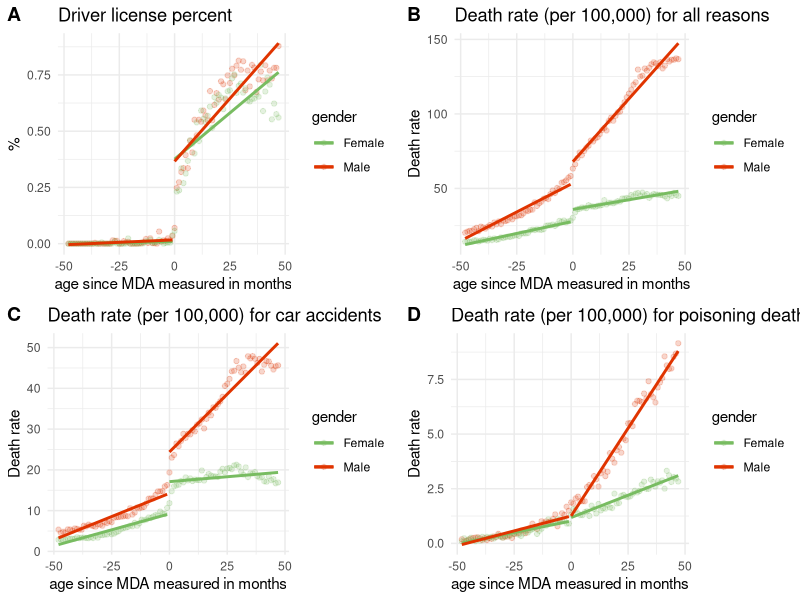
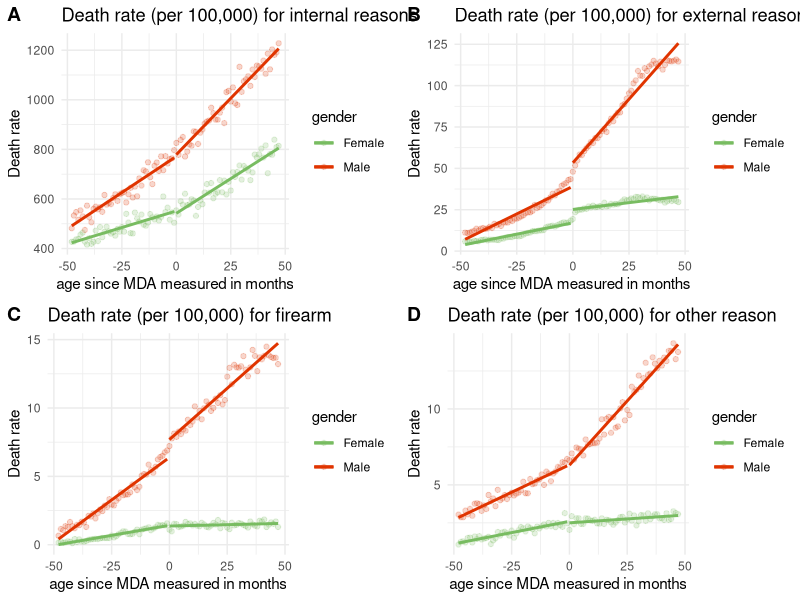
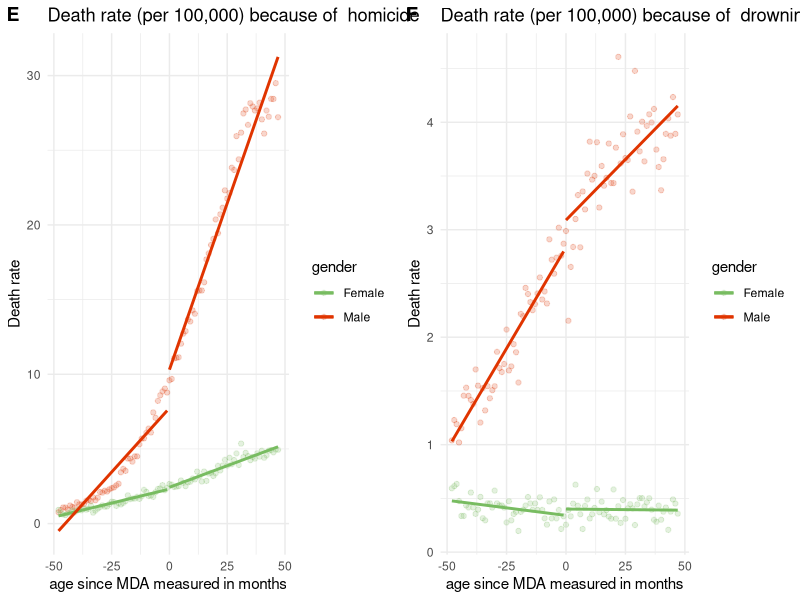

Here is the R script that generated these plots, in order:
## ---- chunk 1
knitr::opts_chunk$set(echo = FALSE, eval = TRUE, warning = FALSE, message = FALSE )
library(tidyverse)
library(haven)
library(knitr)
library(ggpubr)
library(lmtest)
## ---- chunk 2

# Drivers' health

health_male <- read_dta("addhealth_male.dta") %>% 
  mutate(gender = 'Male')
health_female <- read_dta("addhealth_female.dta")%>% 
  mutate(gender = 'Female')

health <- dplyr::bind_rows(health_male, health_female)

p1 <- health %>% 
  ggplot(aes(x = agemo_mda,
             y = DriverLicense, color = gender, fill = gender)) +
  geom_point(alpha = 0.2) +
  geom_smooth(data = health %>% filter(agemo_mda < 0), 
              method='lm', se = FALSE) +
  geom_smooth(data = health %>% filter(agemo_mda >= 0), 
              method='lm', se = FALSE) +
  scale_fill_manual(values = c("#78BC61", "#E03400")) +
  scale_color_manual(values = c("#78BC61", "#E03400")) +
  theme_minimal() + labs(x = 'age since MDA measured in months',
                         y = '%',
                         title = 'Driver license percent')


# Drivers' mortality
mortality_male <- read_dta("mortality_male.dta") %>% 
  mutate(gender = 'Male')
mortality_female <- read_dta("mortality_female.dta")%>% 
  mutate(gender = 'Female')

mortality <- dplyr::bind_rows(mortality_male, mortality_female) %>% 
  mutate(y_any = (100000*cod_any) / (pop/12),
         y_MVA = (100000*cod_MVA) / (pop/12),
         y_suicide = (100000*cod_sa_poisoning) / (pop/12))


p2 <- mortality %>% 
  ggplot(aes(x = agemo_mda,
             y = y_any, color = gender, fill = gender)) +
  geom_point(alpha = 0.2) +
  geom_smooth(data = mortality %>% filter(agemo_mda < 0), 
              method='lm',se = FALSE) +
  geom_smooth(data = mortality %>% filter(agemo_mda >= 0), 
              method='lm',se = FALSE) +
  scale_fill_manual(values = c("#78BC61", "#E03400")) +
  scale_color_manual(values = c("#78BC61", "#E03400")) +
  theme_minimal() + labs(x = 'age since MDA measured in months',
                         y = 'Death rate', title  = 'Death rate (per 100,000) for all reasons')

p3 <- mortality %>% 
  ggplot(aes(x = agemo_mda,
             y = y_MVA, color = gender, fill = gender)) +
  geom_point(alpha = 0.2) +
  geom_smooth(data = mortality %>% filter(agemo_mda < 0), 
              method='lm',se = FALSE) +
  geom_smooth(data = mortality %>% filter(agemo_mda >= 0), 
              method='lm',se = FALSE) +
  scale_fill_manual(values = c("#78BC61", "#E03400")) +
  scale_color_manual(values = c("#78BC61", "#E03400")) +
  theme_minimal() + labs(x = 'age since MDA measured in months',
                         y = 'Death rate', title = 'Death rate (per 100,000) for car accidents')

p4 <- mortality %>% 
  ggplot(aes(x = agemo_mda,
             y = y_suicide, color = gender, fill = gender)) +
  geom_point(alpha = 0.2) +
  geom_smooth(data = mortality %>% filter(agemo_mda < 0), 
              method='lm',se = FALSE) +
  geom_smooth(data = mortality %>% filter(agemo_mda >= 0), 
              method='lm',se = FALSE) +
  scale_fill_manual(values = c("#78BC61", "#E03400")) +
  scale_color_manual(values = c("#78BC61", "#E03400")) +
  theme_minimal() + labs(x = 'age since MDA measured in months',
                         y = 'Death rate',
                         title = 'Death rate (per 100,000) for poisoning death')

# Combine them together

ggarrange(p1, p2, p3, p4,
                    labels = c("A", "B", "C", "D"),
                    ncol = 2, nrow = 2)


## ---- chunk 3
mortality <- 
  mortality %>% 
  mutate(cutoff = if_else(agemo_mda < 0, '0', '1'),
         D = if_else(agemo_mda == 0, '1', '0')) 

fit.mortality <- lm(y_MVA ~ agemo_mda + cutoff + agemo_mda*cutoff + 
                      D + gender,
                    data = mortality)

summary(fit.mortality)$coefficients %>% 
  kable(caption = "Regression Discontinuity Model Summary", 
        digits = 4)
## ---- chunk 4
fit.poisoning <- lm(y_suicide ~ agemo_mda + gender,
                    data = mortality)

summary(fit.poisoning)$coefficients %>% 
  kable(caption = "Regression without Discontinuity Model Summary", 
        digits = 4)
## ---- chunk 5

fit.mortality.r <- lm(y_MVA ~ agemo_mda + gender,
                    data = mortality)

## ---- chunk 6

fit.mortality.rr <- lm(y_MVA ~ agemo_mda + cutoff + 
                         agemo_mda*cutoff + D,
                    data = mortality)

## ---- chunk 7



mortality <- mortality %>% 
  mutate(y_internal = (100000*cod_internal) / (pop/12),
         y_external = (100000*cod_external) / (pop/12),
         y_firearm = (100000*cod_sa_firearms) / (pop/12),
          y_other = (100000*cod_sa_other) / (pop/12))


pp1 <- mortality %>% 
  ggplot(aes(x = agemo_mda,
             y = cod_internal, color = gender, fill = gender)) +
  geom_point(alpha = 0.2) +
  geom_smooth(data = mortality %>% filter(agemo_mda < 0), 
              method='lm',se = FALSE) +
  geom_smooth(data = mortality %>% filter(agemo_mda >= 0), 
              method='lm',se = FALSE) +
  scale_fill_manual(values = c("#78BC61", "#E03400")) +
  scale_color_manual(values = c("#78BC61", "#E03400")) +
  theme_minimal() + labs(x = 'age since MDA measured in months',
                         y = 'Death rate', title  = 'Death rate (per 100,000) for internal reasons')

pp2 <- mortality %>% 
  ggplot(aes(x = agemo_mda,
             y = y_external, color = gender, fill = gender)) +
  geom_point(alpha = 0.2) +
  geom_smooth(data = mortality %>% filter(agemo_mda < 0), 
              method='lm',se = FALSE) +
  geom_smooth(data = mortality %>% filter(agemo_mda >= 0), 
              method='lm',se = FALSE) +
  scale_fill_manual(values = c("#78BC61", "#E03400")) +
  scale_color_manual(values = c("#78BC61", "#E03400")) +
  theme_minimal() + labs(x = 'age since MDA measured in months',
                         y = 'Death rate', title = 'Death rate (per 100,000) for external reasons')

pp3 <- mortality %>% 
  ggplot(aes(x = agemo_mda,
             y = y_firearm, color = gender, fill = gender)) +
  geom_point(alpha = 0.2) +
  geom_smooth(data = mortality %>% filter(agemo_mda < 0), 
              method='lm',se = FALSE) +
  geom_smooth(data = mortality %>% filter(agemo_mda >= 0), 
              method='lm',se = FALSE) +
  scale_fill_manual(values = c("#78BC61", "#E03400")) +
  scale_color_manual(values = c("#78BC61", "#E03400")) +
  theme_minimal() + labs(x = 'age since MDA measured in months',
                         y = 'Death rate',
                         title = 'Death rate (per 100,000) for firearm')

pp4 <- mortality %>% 
  ggplot(aes(x = agemo_mda,
             y = y_other, color = gender, fill = gender)) +
  geom_point(alpha = 0.2) +
  geom_smooth(data = mortality %>% filter(agemo_mda < 0), 
              method='lm',se = FALSE) +
  geom_smooth(data = mortality %>% filter(agemo_mda >= 0), 
              method='lm',se = FALSE) +
  scale_fill_manual(values = c("#78BC61", "#E03400")) +
  scale_color_manual(values = c("#78BC61", "#E03400")) +
  theme_minimal() + labs(x = 'age since MDA measured in months',
                         y = 'Death rate',
                         title = 'Death rate (per 100,000) for other reason')

# Combine them together

ggarrange(pp1, pp2, pp3, pp4,
                    labels = c("A", "B", "C", "D"),
                    ncol = 2, nrow = 2)
## ---- chunk 8
mortality <- mortality %>% 
  mutate(y_homicide = (100000*cod_homicide) / (pop/12),
         y_drowning = (100000*cod_sa_drowning) / (pop/12))


pp5 <- mortality %>% 
  ggplot(aes(x = agemo_mda,
             y = y_homicide, color = gender, fill = gender)) +
  geom_point(alpha = 0.2) +
  geom_smooth(data = mortality %>% filter(agemo_mda < 0), 
              method='lm',se = FALSE) +
  geom_smooth(data = mortality %>% filter(agemo_mda >= 0), 
              method='lm',se = FALSE) +
  scale_fill_manual(values = c("#78BC61", "#E03400")) +
  scale_color_manual(values = c("#78BC61", "#E03400")) +
  theme_minimal() + labs(x = 'age since MDA measured in months',
                         y = 'Death rate',
                         title = 'Death rate (per 100,000) because of  homicide')

pp6 <- mortality %>% 
  ggplot(aes(x = agemo_mda,
             y = y_drowning, color = gender, fill = gender)) +
  geom_point(alpha = 0.2) +
  geom_smooth(data = mortality %>% filter(agemo_mda < 0), 
              method='lm',se = FALSE) +
  geom_smooth(data = mortality %>% filter(agemo_mda >= 0), 
              method='lm',se = FALSE) +
  scale_fill_manual(values = c("#78BC61", "#E03400")) +
  scale_color_manual(values = c("#78BC61", "#E03400")) +
  theme_minimal() + labs(x = 'age since MDA measured in months',
                         y = 'Death rate',
                         title = 'Death rate (per 100,000) because of  drowning')

# Combine them together

ggarrange(pp5, pp6,
                    labels = c("E", "F"),
                    ncol = 2, nrow = 1)
